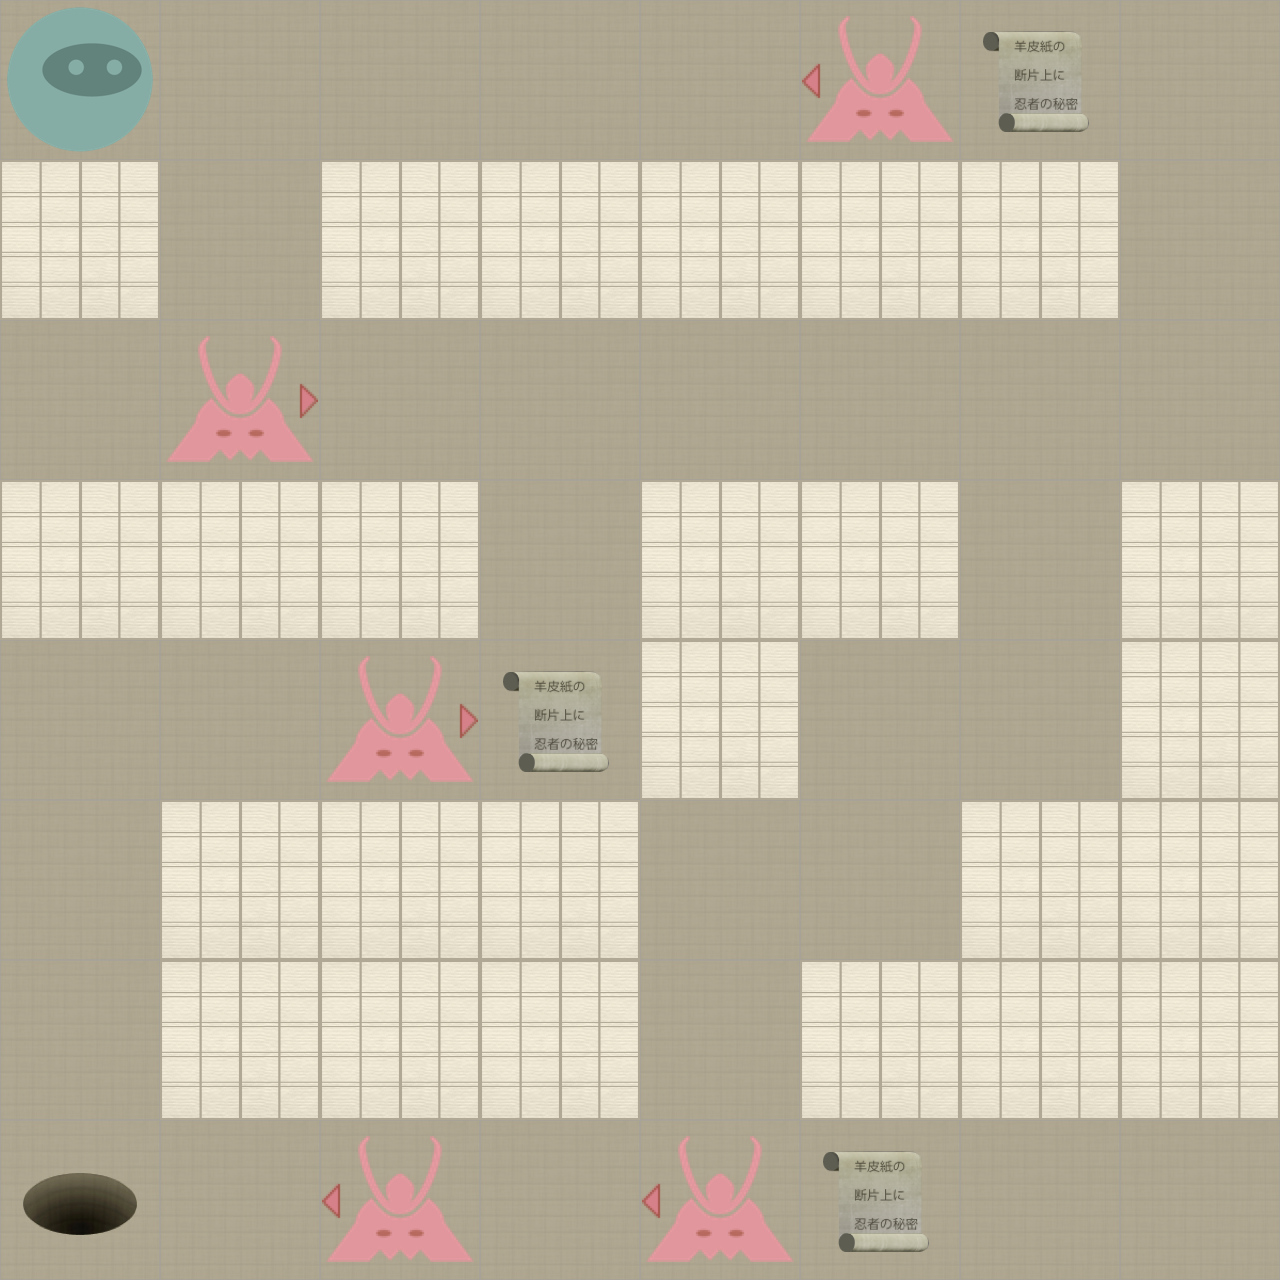

The image is a tile-based game level rendered from a .tmx file. Its description and source (layers, tilesets, objects; grid data summarised) follow:
An orthogonal 8x8 tile map with 160x160 px tiles, 2 tile layers (Level, Actors).

<map version="1.0" orientation="orthogonal" width="8" height="8" tilewidth="160" tileheight="160">
 <properties>
  <property name="moves" value="27" />
 </properties>
 <tileset firstgid="1" name="tiles" tilewidth="160" tileheight="160" spacing="2" margin="2">
  <image source="tiles-ipadhd.png" width="1024" height="1024" />
  <tile id="0">
   <properties>
    <property name="actor" value="exit" />
   </properties>
  </tile>
  <tile id="2">
   <properties>
    <property name="actor" value="guard" />
    <property name="direction" value="down" />
   </properties>
  </tile>
  <tile id="3">
   <properties>
    <property name="actor" value="guard" />
    <property name="direction" value="left" />
   </properties>
  </tile>
  <tile id="4">
   <properties>
    <property name="actor" value="guard" />
    <property name="direction" value="right" />
   </properties>
  </tile>
  <tile id="5">
   <properties>
    <property name="actor" value="guard" />
    <property name="direction" value="up" />
   </properties>
  </tile>
  <tile id="7">
   <properties>
    <property name="actor" value="player" />
   </properties>
  </tile>
  <tile id="8">
   <properties>
    <property name="actor" value="scroll" />
   </properties>
  </tile>
  <tile id="9">
   <properties>
    <property name="wall" value="1" />
   </properties>
  </tile>
 </tileset>
 <layer name="Level" width="8" height="8">
  <data>[64 cells, 64 non-empty, 2 distinct tile ids]</data>
 </layer>
 <layer name="Actors" width="8" height="8">
  <data>[64 cells, 10 non-empty, 5 distinct tile ids]</data>
 </layer>
</map>
